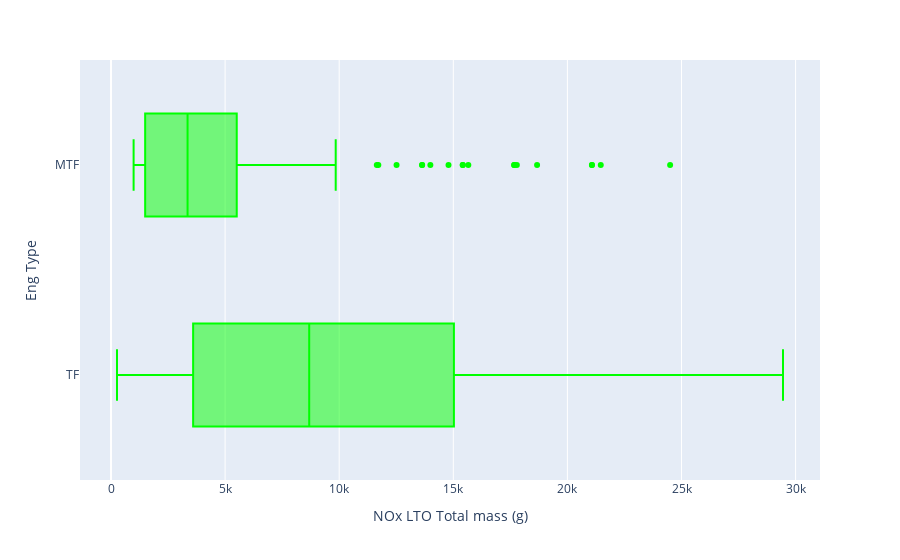

Write notebook code for a chart like this one.
### Code cell
fig = px.box(no_df, x="NOx LTO Total mass (g)", y='Eng Type', points="outliers", color_discrete_sequence = ['lime'])
fig.show()

### Figure 1 — Plotly figure (JSON) as saved in the notebook; plotly's stock layout.template omitted (floating-point values rounded to 4 significant figures; data arrays with more than 128 entries replaced by an {"elided": "..."} marker saying what was removed)
{"data": [{"alignmentgroup": "True", "boxpoints": "outliers", "hovertemplate": "NOx LTO Total mass (g)=%{x}<br>Eng Type=%{y}<extra></extra>", "legendgroup": "", "marker": {"color": "lime"}, "name": "", "notched": false, "offsetgroup": "", "orientation": "h", "showlegend": false, "type": "box", "x": {"elided": "798 float values"}, "x0": " ", "xaxis": "x", "y": {"elided": "798 str values"}, "y0": " ", "yaxis": "y"}], "layout": {"boxmode": "group", "legend": {"tracegroupgap": 0}, "margin": {"t": 60}, "xaxis": {"anchor": "y", "domain": [0, 1], "title": {"text": "NOx LTO Total mass (g)"}}, "yaxis": {"anchor": "x", "domain": [0, 1], "title": {"text": "Eng Type"}}}}
